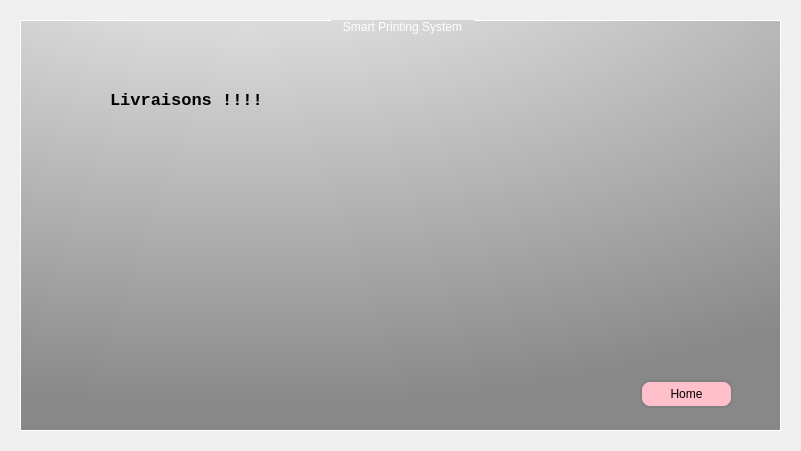
<?xml version="1.0" encoding="UTF-8"?>
<ui version="4.0">
 <class>Chef</class>
 <widget class="QDialog" name="Chef">
  <property name="geometry">
   <rect>
    <x>0</x>
    <y>0</y>
    <width>801</width>
    <height>451</height>
   </rect>
  </property>
  <property name="windowTitle">
   <string>Dialog</string>
  </property>
  <layout class="QHBoxLayout" name="horizontalLayout_3">
   <item>
    <widget class="QStackedWidget" name="stackedWidget">
     <property name="styleSheet">
      <string notr="true">
QGroupBox {
 
 background: qradialgradient(cx: 0.3, cy: -0.4, fx: 0.3, fy: -0.4, radius: 1.35, stop: 0 #fff, stop: 1 #888) ;/*background: linear-gradient(rgba(0,0,0,.5), rgba(0,0,0,.5)),url(feuille.jpg); 
    background-position: center;
    background-size: cover;
    display: flex;
    justify-content: center;
    align-items: center;
    font-family: 'Poppins', sans-serif*/
 
 color: rgb(255, 255, 255);
  border: 1px solid #ffffff;

    margin-top: 1ex; /* leave space at the top for the title */
}

QGroupBox::title {
    subcontrol-origin: margin;
    subcontrol-position: top center; /* position at the top center */
    padding: 0 10px;
    background-color: qlineargradient(x1: 0, y1: 0, x2: 0, y2: 1,
                                      stop: 0 #FF0ECE, stop: 1 #FFFFFF);
}


QPushButton {
border: 2px solid gray;
border-radius: 10px;
padding: 0 8px;
background-color:pink
}

 QPushButton:hover:!pressed{ background-color: qlineargradient(x1: 0, y1: 0, x2: 0, y2: 1,
                                      stop: 0 #FF0ECE, stop: 1 #FFFFFF); } 
QPushButton:hover { background-color: qlineargradient(x1: 0, y1: 0, x2: 0, y2: 1,
                                      stop: 0 #FF0ECE, stop: 1 #FFFFFF); }</string>
     </property>
     <property name="currentIndex">
      <number>4</number>
     </property>
     <widget class="QWidget" name="Home">
      <layout class="QHBoxLayout" name="horizontalLayout">
       <item>
        <widget class="QGroupBox" name="groupBox">
         <property name="styleSheet">
          <string notr="true">QGroupBox {
 
 background: qradialgradient(cx: 0.3, cy: -0.4, fx: 0.3, fy: -0.4, radius: 1.35, stop: 0 #fff, stop: 1 #888) ;/*background: linear-gradient(rgba(0,0,0,.5), rgba(0,0,0,.5)),url(feuille.jpg); 
    background-position: center;
    background-size: cover;
    display: flex;
    justify-content: center;
    align-items: center;
    font-family: 'Poppins', sans-serif*/
 
 color: rgb(255, 255, 255);
  border: 1px solid #ffffff;

    margin-top: 1ex; /* leave space at the top for the title */
}

QGroupBox::title {
    subcontrol-origin: margin;
    subcontrol-position: top center; /* position at the top center */
    padding: 0 10px;
    background-color: qlineargradient(x1: 0, y1: 0, x2: 0, y2: 1,
                                      stop: 0 #FF0ECE, stop: 1 #FFFFFF);
}
</string>
         </property>
         <property name="title">
          <string>Smart Printing System</string>
         </property>
         <widget class="QLabel" name="label">
          <property name="geometry">
           <rect>
            <x>140</x>
            <y>30</y>
            <width>431</width>
            <height>61</height>
           </rect>
          </property>
          <property name="font">
           <font>
            <family>Lucida Console</family>
            <pointsize>13</pointsize>
            <weight>75</weight>
            <bold>true</bold>
           </font>
          </property>
          <property name="text">
           <string>Bienvenue, vous êtes le chef !!</string>
          </property>
         </widget>
         <widget class="QPushButton" name="clButton">
          <property name="geometry">
           <rect>
            <x>280</x>
            <y>180</y>
            <width>121</width>
            <height>28</height>
           </rect>
          </property>
          <property name="styleSheet">
           <string notr="true">QPushButton#evilButton { background-color: red };</string>
          </property>
          <property name="text">
           <string>Clients</string>
          </property>
         </widget>
         <widget class="QPushButton" name="prodButton">
          <property name="geometry">
           <rect>
            <x>60</x>
            <y>130</y>
            <width>121</width>
            <height>28</height>
           </rect>
          </property>
          <property name="text">
           <string>Produits</string>
          </property>
         </widget>
         <widget class="QPushButton" name="cmdButton">
          <property name="geometry">
           <rect>
            <x>510</x>
            <y>130</y>
            <width>121</width>
            <height>28</height>
           </rect>
          </property>
          <property name="text">
           <string>Commandes</string>
          </property>
         </widget>
         <widget class="QPushButton" name="livrButton">
          <property name="geometry">
           <rect>
            <x>60</x>
            <y>240</y>
            <width>121</width>
            <height>28</height>
           </rect>
          </property>
          <property name="text">
           <string>Livraisons</string>
          </property>
         </widget>
         <widget class="QPushButton" name="empButton">
          <property name="geometry">
           <rect>
            <x>280</x>
            <y>300</y>
            <width>121</width>
            <height>28</height>
           </rect>
          </property>
          <property name="text">
           <string>Employes</string>
          </property>
         </widget>
         <widget class="QPushButton" name="pushButton_12">
          <property name="geometry">
           <rect>
            <x>610</x>
            <y>370</y>
            <width>121</width>
            <height>28</height>
           </rect>
          </property>
          <property name="styleSheet">
           <string notr="true">QPushButton#evilButton { background-color: red };</string>
          </property>
          <property name="text">
           <string>Déconnecter</string>
          </property>
         </widget>
         <widget class="QPushButton" name="fournisseurButton">
          <property name="geometry">
           <rect>
            <x>510</x>
            <y>250</y>
            <width>141</width>
            <height>28</height>
           </rect>
          </property>
          <property name="text">
           <string>Fournisseurs</string>
          </property>
         </widget>
        </widget>
       </item>
      </layout>
     </widget>
     <widget class="QWidget" name="client">
      <layout class="QVBoxLayout" name="verticalLayout">
       <item>
        <widget class="QGroupBox" name="groupBox_2">
         <property name="styleSheet">
          <string notr="true">QGroupBox {
 
 background: qradialgradient(cx: 0.3, cy: -0.4, fx: 0.3, fy: -0.4, radius: 1.35, stop: 0 #fff, stop: 1 #888) ;/*background: linear-gradient(rgba(0,0,0,.5), rgba(0,0,0,.5)),url(feuille.jpg); 
    background-position: center;
    background-size: cover;
    display: flex;
    justify-content: center;
    align-items: center;
    font-family: 'Poppins', sans-serif*/
 
 color: rgb(255, 255, 255);
  border: 1px solid #ffffff;

    margin-top: 1ex; /* leave space at the top for the title */
}

QGroupBox::title {
    subcontrol-origin: margin;
    subcontrol-position: top center; /* position at the top center */
    padding: 0 10px;
    background-color: qlineargradient(x1: 0, y1: 0, x2: 0, y2: 1,
                                      stop: 0 #FF0ECE, stop: 1 #FFFFFF);
}
</string>
         </property>
         <property name="title">
          <string>Smart Printing System</string>
         </property>
         <widget class="QLabel" name="label_3">
          <property name="geometry">
           <rect>
            <x>160</x>
            <y>40</y>
            <width>431</width>
            <height>61</height>
           </rect>
          </property>
          <property name="font">
           <font>
            <family>Lucida Console</family>
            <pointsize>13</pointsize>
            <weight>75</weight>
            <bold>true</bold>
           </font>
          </property>
          <property name="text">
           <string>Clients !!!!!!!!</string>
          </property>
         </widget>
         <widget class="QPushButton" name="homeButton">
          <property name="geometry">
           <rect>
            <x>620</x>
            <y>360</y>
            <width>93</width>
            <height>28</height>
           </rect>
          </property>
          <property name="text">
           <string>Home</string>
          </property>
         </widget>
        </widget>
       </item>
      </layout>
     </widget>
     <widget class="QWidget" name="produits">
      <layout class="QVBoxLayout" name="verticalLayout_2">
       <item>
        <widget class="QGroupBox" name="groupBox_4">
         <property name="title">
          <string>Smart Printing System</string>
         </property>
         <widget class="QLabel" name="label_4">
          <property name="geometry">
           <rect>
            <x>170</x>
            <y>60</y>
            <width>431</width>
            <height>61</height>
           </rect>
          </property>
          <property name="font">
           <font>
            <family>Lucida Console</family>
            <pointsize>13</pointsize>
            <weight>75</weight>
            <bold>true</bold>
           </font>
          </property>
          <property name="text">
           <string>Produits !!!</string>
          </property>
         </widget>
         <widget class="QPushButton" name="homeButton_2">
          <property name="geometry">
           <rect>
            <x>630</x>
            <y>360</y>
            <width>93</width>
            <height>28</height>
           </rect>
          </property>
          <property name="text">
           <string>Home</string>
          </property>
         </widget>
        </widget>
       </item>
      </layout>
     </widget>
     <widget class="QWidget" name="commandes">
      <layout class="QHBoxLayout" name="horizontalLayout_2">
       <item>
        <widget class="QGroupBox" name="groupBox_3">
         <property name="styleSheet">
          <string notr="true">QGroupBox {
 
 background: qradialgradient(cx: 0.3, cy: -0.4, fx: 0.3, fy: -0.4, radius: 1.35, stop: 0 #fff, stop: 1 #888) ;/*background: linear-gradient(rgba(0,0,0,.5), rgba(0,0,0,.5)),url(feuille.jpg); 
    background-position: center;
    background-size: cover;
    display: flex;
    justify-content: center;
    align-items: center;
    font-family: 'Poppins', sans-serif*/
 
 color: rgb(255, 255, 255);
  border: 1px solid #ffffff;

    margin-top: 1ex; /* leave space at the top for the title */
}

QGroupBox::title {
    subcontrol-origin: margin;
    subcontrol-position: top center; /* position at the top center */
    padding: 0 10px;
    background-color: qlineargradient(x1: 0, y1: 0, x2: 0, y2: 1,
                                      stop: 0 #FF0ECE, stop: 1 #FFFFFF);
}
</string>
         </property>
         <property name="title">
          <string>Smart Printing System</string>
         </property>
         <widget class="QLabel" name="label_5">
          <property name="geometry">
           <rect>
            <x>170</x>
            <y>50</y>
            <width>431</width>
            <height>61</height>
           </rect>
          </property>
          <property name="font">
           <font>
            <family>Lucida Console</family>
            <pointsize>13</pointsize>
            <weight>75</weight>
            <bold>true</bold>
           </font>
          </property>
          <property name="text">
           <string>Commandes !!</string>
          </property>
         </widget>
         <widget class="QPushButton" name="homeButton_3">
          <property name="geometry">
           <rect>
            <x>630</x>
            <y>360</y>
            <width>93</width>
            <height>28</height>
           </rect>
          </property>
          <property name="text">
           <string>Home</string>
          </property>
         </widget>
        </widget>
       </item>
      </layout>
     </widget>
     <widget class="QWidget" name="livraisons">
      <layout class="QHBoxLayout" name="horizontalLayout_4">
       <item>
        <widget class="QGroupBox" name="groupBox_5">
         <property name="title">
          <string>Smart Printing System</string>
         </property>
         <widget class="QLabel" name="label_6">
          <property name="geometry">
           <rect>
            <x>90</x>
            <y>50</y>
            <width>431</width>
            <height>61</height>
           </rect>
          </property>
          <property name="font">
           <font>
            <family>Lucida Console</family>
            <pointsize>13</pointsize>
            <weight>75</weight>
            <bold>true</bold>
           </font>
          </property>
          <property name="text">
           <string>Livraisons !!!!</string>
          </property>
         </widget>
         <widget class="QPushButton" name="homeButton_4">
          <property name="geometry">
           <rect>
            <x>620</x>
            <y>360</y>
            <width>93</width>
            <height>28</height>
           </rect>
          </property>
          <property name="text">
           <string>Home</string>
          </property>
         </widget>
        </widget>
       </item>
      </layout>
     </widget>
     <widget class="QWidget" name="epmloyees">
      <layout class="QHBoxLayout" name="horizontalLayout_5">
       <item>
        <widget class="QGroupBox" name="groupBox_6">
         <property name="title">
          <string>Smart Printing System</string>
         </property>
         <widget class="QLabel" name="label_7">
          <property name="geometry">
           <rect>
            <x>130</x>
            <y>60</y>
            <width>431</width>
            <height>61</height>
           </rect>
          </property>
          <property name="font">
           <font>
            <family>Lucida Console</family>
            <pointsize>13</pointsize>
            <weight>75</weight>
            <bold>true</bold>
           </font>
          </property>
          <property name="text">
           <string>Employees !!</string>
          </property>
         </widget>
         <widget class="QPushButton" name="homeButton_5">
          <property name="geometry">
           <rect>
            <x>630</x>
            <y>360</y>
            <width>93</width>
            <height>28</height>
           </rect>
          </property>
          <property name="text">
           <string>Home</string>
          </property>
         </widget>
        </widget>
       </item>
      </layout>
     </widget>
     <widget class="QWidget" name="fournisseurs">
      <widget class="QGroupBox" name="groupBox_7">
       <property name="geometry">
        <rect>
         <x>10</x>
         <y>10</y>
         <width>761</width>
         <height>411</height>
        </rect>
       </property>
       <property name="title">
        <string>Smart Printing System</string>
       </property>
       <widget class="QLabel" name="label_2">
        <property name="geometry">
         <rect>
          <x>170</x>
          <y>60</y>
          <width>321</width>
          <height>41</height>
         </rect>
        </property>
        <property name="font">
         <font>
          <family>Lucida Console</family>
          <pointsize>13</pointsize>
          <weight>75</weight>
          <bold>true</bold>
         </font>
        </property>
        <property name="text">
         <string>Fournisseurs !!</string>
        </property>
       </widget>
       <widget class="QPushButton" name="homeButton_6">
        <property name="geometry">
         <rect>
          <x>630</x>
          <y>360</y>
          <width>93</width>
          <height>28</height>
         </rect>
        </property>
        <property name="text">
         <string>Home</string>
        </property>
       </widget>
      </widget>
     </widget>
    </widget>
   </item>
  </layout>
 </widget>
 <resources/>
 <connections/>
</ui>
